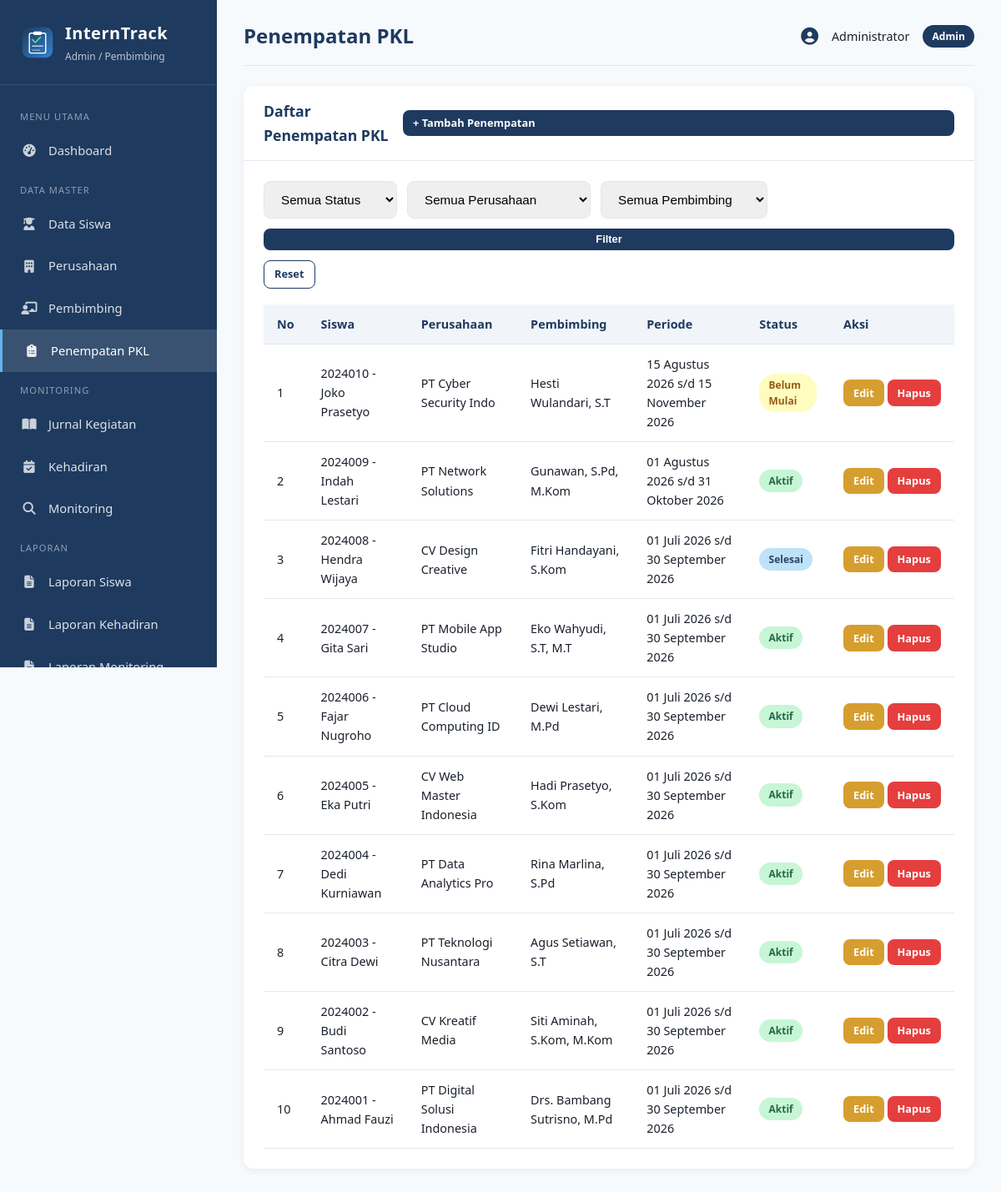
Screenshot of /admin/penempatan.php (signed in) with the database file from the repository.
### tables this page shows
CREATE TABLE penempatan (
    id INT AUTO_INCREMENT PRIMARY KEY,
    siswa_id INT NOT NULL,
    perusahaan_id INT NOT NULL,
    pembimbing_id INT NOT NULL,
    tanggal_mulai DATE NOT NULL,
    tanggal_selesai DATE NOT NULL,
    status ENUM('Belum Mulai','Aktif','Selesai') NOT NULL DEFAULT 'Belum Mulai',
    created_at TIMESTAMP DEFAULT CURRENT_TIMESTAMP,
    FOREIGN KEY (siswa_id) REFERENCES siswa(id) ON DELETE CASCADE,
    FOREIGN KEY (perusahaan_id) REFERENCES perusahaan(id) ON DELETE CASCADE,
    FOREIGN KEY (pembimbing_id) REFERENCES pembimbing(id) ON DELETE CASCADE
);

CREATE TABLE siswa (
    id INT AUTO_INCREMENT PRIMARY KEY,
    user_id INT NULL,
    nis VARCHAR(20) NOT NULL UNIQUE,
    nama VARCHAR(100) NOT NULL,
    kelas VARCHAR(20) NOT NULL,
    jurusan VARCHAR(50) NOT NULL,
    no_hp VARCHAR(15),
    alamat TEXT,
    created_at TIMESTAMP DEFAULT CURRENT_TIMESTAMP,
    FOREIGN KEY (user_id) REFERENCES users(id) ON DELETE SET NULL
);

CREATE TABLE perusahaan (
    id INT AUTO_INCREMENT PRIMARY KEY,
    nama_perusahaan VARCHAR(150) NOT NULL,
    alamat TEXT NOT NULL,
    bidang VARCHAR(100) NOT NULL,
    kontak VARCHAR(50),
    email VARCHAR(100),
    created_at TIMESTAMP DEFAULT CURRENT_TIMESTAMP
);

CREATE TABLE pembimbing (
    id INT AUTO_INCREMENT PRIMARY KEY,
    user_id INT NULL,
    nip VARCHAR(30) UNIQUE,
    nama VARCHAR(100) NOT NULL,
    no_hp VARCHAR(15),
    email VARCHAR(100),
    created_at TIMESTAMP DEFAULT CURRENT_TIMESTAMP,
    FOREIGN KEY (user_id) REFERENCES users(id) ON DELETE SET NULL
);

### includes/functions.php (called while the page is built, shortened)
<?php
function e($str) {
    return htmlspecialchars($str ?? '', ENT_QUOTES, 'UTF-8');
}
function formatTanggal($tanggal) {
    $bulan = [
        1 => 'Januari', 'Februari', 'Maret', 'April', 'Mei', 'Juni',
        'Juli', 'Agustus', 'September', 'Oktober', 'November', 'Desember'
    ];
    $t = strtotime($tanggal);
    return date('d', $t) . ' ' . $bulan[(int)date('n', $t)] . ' ' . date('Y', $t);
}
function badgeStatus($status) {
    $map = [
        'Aktif' => 'badge-aktif',
        'Selesai' => 'badge-selesai',
        'Belum Mulai' => 'badge-belum',
        'Hadir' => 'badge-hadir',
        'Izin' => 'badge-izin',
        'Sakit' => 'badge-sakit',
        'Alpa' => 'badge-alpa',
        'Sangat Baik' => 'badge-sangatbaik',
        'Baik' => 'badge-baik',
        'Perlu Perhatian' => 'badge-perhatian',
        'Perlu Pembinaan' => 'badge-pembinaan',
    ];
    return isset($map[$status]) ? $map[$status] : 'badge-belum';
}
?>

### admin/penempatan.php (the view, shortened to what this page needs)
<?php
require_once __DIR__ . '/../includes/header_admin.php';
$action = $_GET['action'] ?? 'list';
$id = (int)($_GET['id'] ?? 0);
$siswa_opt = $conn->query("SELECT id, nama, nis FROM siswa ORDER BY nama");
$perusahaan_opt = $conn->query("SELECT id, nama_perusahaan FROM perusahaan ORDER BY nama_perusahaan");
$pembimbing_opt = $conn->query("SELECT id, nama FROM pembimbing ORDER BY nama");
?>
<?php if ($action === 'tambah' || $action === 'edit'):
    $d = ['siswa_id'=>0,'perusahaan_id'=>0,'pembimbing_id'=>0,'tanggal_mulai'=>'','tanggal_selesai'=>'','status'=>'Belum Mulai'];
    if ($action === 'edit' && $id > 0) $d = $conn->query("SELECT * FROM penempatan WHERE id=$id")->fetch_assoc();
?>
<div class="card">
    <div class="card-header">
        <h3><?= $action==='tambah'?'Tambah':'Edit' ?> Penempatan PKL</h3>
        <a href="penempatan.php" class="btn btn-sm btn-outline">← Kembali</a>
    </div>
    <div class="card-body">
        <?php if (!empty($error_msg)): ?><div class="alert alert-danger"><?= $error_msg ?></div><?php endif; ?>
        <form method="POST">
            <input type="hidden" name="id" value="<?= $id ?>">
            <div class="form-group">
                <label>Siswa *</label>
                <select name="siswa_id" class="form-control" required>
                    <option value="">-- Pilih Siswa --</option>
                    <?php $siswa_opt->data_seek(0); while ($s = $siswa_opt->fetch_assoc()): ?>
                        <option value="<?= $s['id'] ?>" <?= ($d['siswa_id']==$s['id'])?'selected':'' ?>>
                            <?= e($s['nis'].' - '.$s['nama']) ?>
                        </option>
                    <?php endwhile; ?>
                </select>
            </div>
            <div class="form-group">
                <label>Perusahaan *</label>
                <select name="perusahaan_id" class="form-control" required>
                    <option value="">-- Pilih Perusahaan --</option>
                    <?php $perusahaan_opt->data_seek(0); while ($p = $perusahaan_opt->fetch_assoc()): ?>
                        <option value="<?= $p['id'] ?>" <?= ($d['perusahaan_id']==$p['id'])?'selected':'' ?>>
                            <?= e($p['nama_perusahaan']) ?>
                        </option>
                    <?php endwhile; ?>
                </select>
            </div>
            <div class="form-group">
                <label>Pembimbing *</label>
                <select name="pembimbing_id" class="form-control" required>
                    <option value="">-- Pilih Pembimbing --</option>
                    <?php $pembimbing_opt->data_seek(0); while ($pb = $pembimbing_opt->fetch_assoc()): ?>
                        <option value="<?= $pb['id'] ?>" <?= ($d['pembimbing_id']==$pb['id'])?'selected':'' ?>>
                            <?= e($pb['nama']) ?>
                        </option>
                    <?php endwhile; ?>
                </select>
            </div>
            <div class="form-row">
                <div class="form-group">
                    <label>Tanggal Mulai *</label>
                    <input type="date" name="tanggal_mulai" class="form-control" value="<?= e($d['tanggal_mulai']) ?>" required>
                </div>
                <div class="form-group">
                    <label>Tanggal Selesai *</label>
                    <input type="date" name="tanggal_selesai" class="form-control" value="<?= e($d['tanggal_selesai']) ?>" required>
                </div>
            </div>
            <div class="form-group">
                <label>Status *</label>
                <select name="status" class="form-control" required>
                    <option value="Belum Mulai" <?= $d['status']=='Belum Mulai'?'selected':'' ?>>Belum Mulai</option>
                    <option value="Aktif" <?= $d['status']=='Aktif'?'selected':'' ?>>Aktif</option>
                    <option value="Selesai" <?= $d['status']=='Selesai'?'selected':'' ?>>Selesai</option>
                </select>
            </div>
            <div class="form-actions">
                <button type="submit" class="btn btn-primary">Simpan</button>
                <a href="penempatan.php" class="btn btn-outline">Batal</a>
            </div>
        </form>
    </div>
</div>
<?php else: ?>
<div class="card">
    <div class="card-header">
        <h3>Daftar Penempatan PKL</h3>
        <a href="?action=tambah" class="btn btn-sm btn-primary">+ Tambah Penempatan</a>
    </div>
    <div class="card-body">
        <form method="GET" class="filter-group">
            <select name="status" class="form-control" style="max-width:160px">
                <option value="">Semua Status</option>
            </select>
            <select name="perusahaan" class="form-control" style="max-width:220px">
                <option value="">Semua Perusahaan</option>
            </select>
            <select name="pembimbing" class="form-control" style="max-width:200px">
                <option value="">Semua Pembimbing</option>
            </select>
            <button type="submit" class="btn btn-primary btn-sm">Filter</button>
            <a href="penempatan.php" class="btn btn-outline btn-sm">Reset</a>
        </form>
        <div class="table-responsive">
            <table>
                <thead>
                    <tr>
                        <th>No</th>
                        <th>Siswa</th>
                        <th>Perusahaan</th>
                        <th>Pembimbing</th>
                        <th>Periode</th>
                        <th>Status</th>
                        <th>Aksi</th>
                    </tr>
                </thead>
                <tbody>
                <?php
                $sql = "SELECT p.*, s.nama as nama_siswa, s.nis, pr.nama_perusahaan, pb.nama as nama_pembimbing
                        FROM penempatan p
                        JOIN siswa s ON p.siswa_id = s.id
                        JOIN perusahaan pr ON p.perusahaan_id = pr.id
                        JOIN pembimbing pb ON p.pembimbing_id = pb.id
                        WHERE 1=1";
                $sql .= " ORDER BY p.id DESC";
                $res = $conn->query($sql);
                $no = 1;
                while ($r = $res->fetch_assoc()):
                    ?>
                    <tr>
                        <td><?= $no++ ?></td>
                        <td><?= e($r['nis'].' - '.$r['nama_siswa']) ?></td>
                        <td><?= e($r['nama_perusahaan']) ?></td>
                        <td><?= e($r['nama_pembimbing']) ?></td>
                        <td><?= formatTanggal($r['tanggal_mulai']) ?> s/d <?= formatTanggal($r['tanggal_selesai']) ?></td>
                        <td><span class="badge <?= badgeStatus($r['status']) ?>"><?= e($r['status']) ?></span></td>
                        <td style="white-space:nowrap">
                            <a href="?action=edit&id=<?= $r['id'] ?>" class="btn btn-sm btn-warning">Edit</a>
                            <a href="?action=delete&id=<?= $r['id'] ?>" class="btn btn-sm btn-danger" onclick="return confirm('Yakin hapus?')">Hapus</a>
                        </td>
                    </tr>
                <?php endwhile; ?>
                </tbody>
            </table>
        </div>
    </div>
</div>
<?php endif; ?>
<?php require_once __DIR__ . '/../includes/footer.php'; ?>

### assets/css/style.css (style rules this page uses)
:root { --primary: #1e3a5f; --primary-light: #2c5282; --accent: #3182ce; --success: #38a169; --warning: #d69e2e; --danger: #e53e3e; --info: #3182ce; --bg: #f7fafc; --card: #ffffff; --text: #1a202c; --text-muted: #718096; --border: #e2e8f0; --sidebar-width: 260px; }
* { margin: 0; padding: 0; box-sizing: border-box; }
body { font-family: 'Segoe UI', Tahoma, Geneva, Verdana, sans-serif; background: var(--bg); color: var(--text); line-height: 1.6; }
a { text-decoration: none; color: inherit; }
.form-control { width: 100%; padding: 0.75rem 1rem; border: 1.5px solid var(--border); border-radius: 8px; font-size: 0.95rem; transition: border-color 0.2s; }
.btn { display: inline-block; padding: 0.7rem 1.5rem; border: none; border-radius: 8px; font-size: 0.95rem; font-weight: 600; cursor: pointer; transition: all 0.2s; }
.btn-primary { background: var(--primary); color: white; width: 100%; }
.btn-danger { background: var(--danger); color: white; }
.btn-warning { background: var(--warning); color: white; }
.btn-sm { padding: 0.35rem 0.75rem; font-size: 0.8rem; }
.btn-outline { background: transparent; border: 1.5px solid var(--primary); color: var(--primary); }
.card { background: var(--card); border-radius: 12px; box-shadow: 0 2px 8px rgba(0,0,0,0.06); margin-bottom: 1.5rem; }
.card-header { padding: 1rem 1.5rem; border-bottom: 1px solid var(--border); display: flex; justify-content: space-between; align-items: center; }
.card-header h3 { font-size: 1.1rem; color: var(--primary); }
.card-body { padding: 1.5rem; }
.table-responsive { overflow-x: auto; }
table { width: 100%; border-collapse: collapse; }
table th, table td { padding: 0.75rem 1rem; text-align: left; border-bottom: 1px solid var(--border); font-size: 0.9rem; }
table th { background: #f1f5f9; font-weight: 600; color: var(--primary); white-space: nowrap; }
.badge { display: inline-block; padding: 0.25rem 0.7rem; border-radius: 20px; font-size: 0.75rem; font-weight: 600; }
.badge-aktif { background: #c6f6d5; color: #276749; }
.badge-selesai { background: #bee3f8; color: #2a4365; }
.badge-belum { background: #fefcbf; color: #975a16; }
select.form-control { appearance: auto; }
.filter-group { display: flex; gap: 0.75rem; flex-wrap: wrap; margin-bottom: 1.2rem; }

### rows the page displays
penempatan: siswa.nama "2024010 - Joko Prasetyo", perusahaan.nama_perusahaan "PT Cyber Security Indo", pembimbing.nama "Hesti Wulandari, S.T", tanggal_mulai "15 Agustus 2026", tanggal_selesai "15 November 2026", status "Belum Mulai"
penempatan: siswa.nama "2024009 - Indah Lestari", perusahaan.nama_perusahaan "PT Network Solutions", pembimbing.nama "Gunawan, S.Pd, M.Kom", tanggal_mulai "01 Agustus 2026", tanggal_selesai "31 Oktober 2026", status "Aktif"
penempatan: siswa.nama "2024008 - Hendra Wijaya", perusahaan.nama_perusahaan "CV Design Creative", pembimbing.nama "Fitri Handayani, S.Kom", tanggal_mulai "01 Juli 2026", tanggal_selesai "30 September 2026", status "Selesai"
penempatan: siswa.nama "2024007 - Gita Sari", perusahaan.nama_perusahaan "PT Mobile App Studio", pembimbing.nama "Eko Wahyudi, S.T, M.T", tanggal_mulai "01 Juli 2026", tanggal_selesai "30 September 2026", status "Aktif"
penempatan: siswa.nama "2024006 - Fajar Nugroho", perusahaan.nama_perusahaan "PT Cloud Computing ID", pembimbing.nama "Dewi Lestari, M.Pd", tanggal_mulai "01 Juli 2026", tanggal_selesai "30 September 2026", status "Aktif"
penempatan: siswa.nama "2024005 - Eka Putri", perusahaan.nama_perusahaan "CV Web Master Indonesia", pembimbing.nama "Hadi Prasetyo, S.Kom", tanggal_mulai "01 Juli 2026", tanggal_selesai "30 September 2026", status "Aktif"
penempatan: siswa.nama "2024004 - Dedi Kurniawan", perusahaan.nama_perusahaan "PT Data Analytics Pro", pembimbing.nama "Rina Marlina, S.Pd", tanggal_mulai "01 Juli 2026", tanggal_selesai "30 September 2026", status "Aktif"
penempatan: siswa.nama "2024003 - Citra Dewi", perusahaan.nama_perusahaan "PT Teknologi Nusantara", pembimbing.nama "Agus Setiawan, S.T", tanggal_mulai "01 Juli 2026", tanggal_selesai "30 September 2026", status "Aktif"
penempatan: siswa.nama "2024002 - Budi Santoso", perusahaan.nama_perusahaan "CV Kreatif Media", pembimbing.nama "Siti Aminah, S.Kom, M.Kom", tanggal_mulai "01 Juli 2026", tanggal_selesai "30 September 2026", status "Aktif"
penempatan: siswa.nama "2024001 - Ahmad Fauzi", perusahaan.nama_perusahaan "PT Digital Solusi Indonesia", pembimbing.nama "Drs. Bambang Sutrisno, M.Pd", tanggal_mulai "01 Juli 2026", tanggal_selesai "30 September 2026", status "Aktif"

### other values shown
$page_title "Penempatan PKL"
$_SESSION['nama'] "Administrator"
